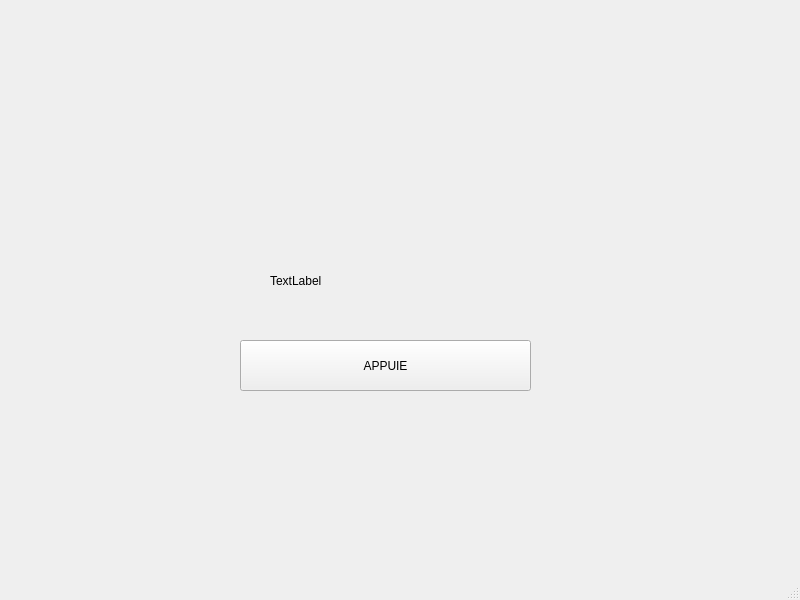
<?xml version="1.0" encoding="UTF-8"?>
<ui version="4.0">
 <class>MainWindow</class>
 <widget class="QMainWindow" name="MainWindow">
  <property name="geometry">
   <rect>
    <x>0</x>
    <y>0</y>
    <width>800</width>
    <height>600</height>
   </rect>
  </property>
  <property name="windowTitle">
   <string>MainWindow</string>
  </property>
  <widget class="QWidget" name="centralwidget">
   <widget class="QPushButton" name="pushButton">
    <property name="geometry">
     <rect>
      <x>240</x>
      <y>340</y>
      <width>291</width>
      <height>51</height>
     </rect>
    </property>
    <property name="text">
     <string>APPUIE</string>
    </property>
   </widget>
   <widget class="QLabel" name="label">
    <property name="geometry">
     <rect>
      <x>270</x>
      <y>260</y>
      <width>231</width>
      <height>41</height>
     </rect>
    </property>
    <property name="text">
     <string>TextLabel</string>
    </property>
   </widget>
  </widget>
  <widget class="QMenuBar" name="menubar">
   <property name="geometry">
    <rect>
     <x>0</x>
     <y>0</y>
     <width>800</width>
     <height>21</height>
    </rect>
   </property>
  </widget>
  <widget class="QStatusBar" name="statusbar"/>
 </widget>
 <resources/>
 <connections/>
</ui>
